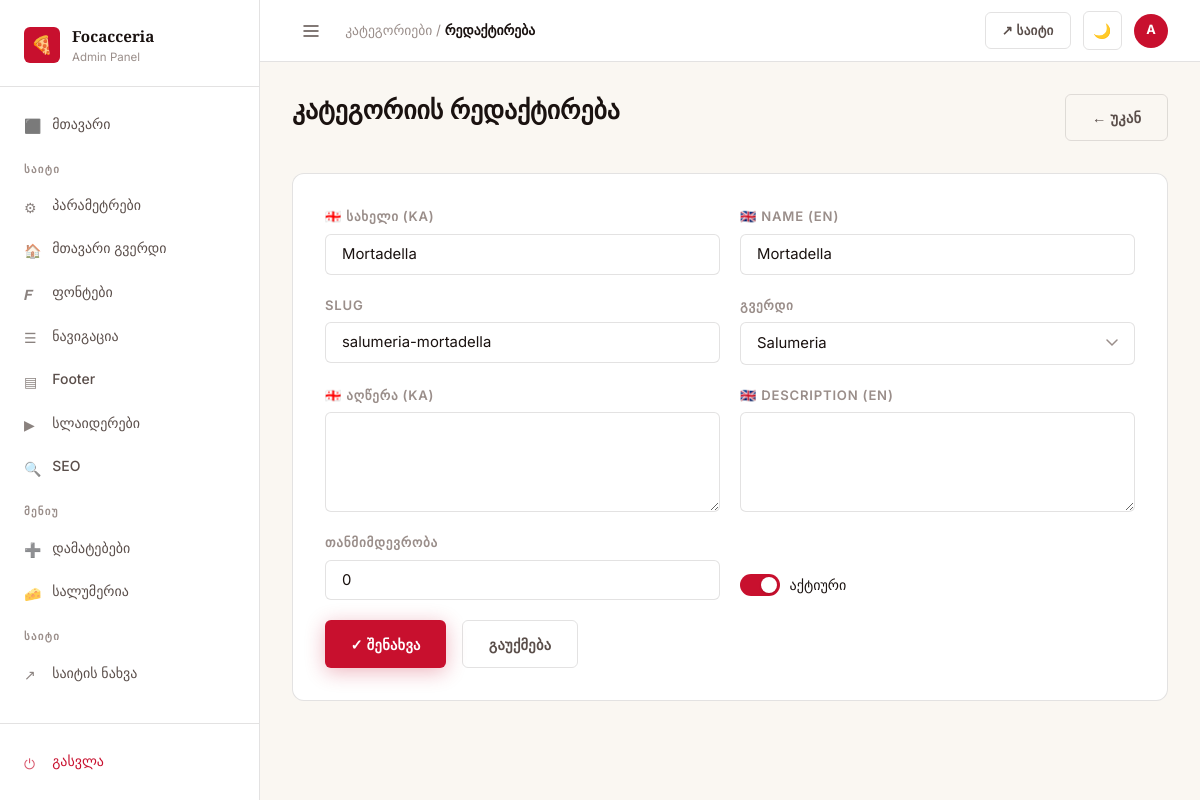
/dashboard/menu/categories/14/edit/ (signed in), run on the app's committed database.
### menu/models.py (models this page shows, shortened)
class MenuCategory(models.Model):
    PAGE_CHOICES = [
        ('menu', 'Menu'),
        ('salumeria', 'Salumeria'),
    ]
    name_ka = models.CharField(max_length=100)
    name_en = models.CharField(max_length=100)
    slug = models.SlugField(unique=True)
    description_ka = models.TextField(blank=True)
    description_en = models.TextField(blank=True)
    page = models.CharField(max_length=20, choices=PAGE_CHOICES, default='menu')
    order = models.PositiveIntegerField(default=0)
    is_active = models.BooleanField(default=True)
    class Meta:
        ordering = ['order']
        verbose_name_plural = 'Menu Categories'

### dashboard/views.py (the view, shortened to what this page needs)
# urls.py: path('menu/categories/<int:pk>/edit/', views.category_edit, name='category_edit'),
@login_required
def category_edit(request, pk):
    cat = get_object_or_404(MenuCategory, pk=pk)
    return render(request, 'dashboard/category_form.html', {'cat': cat})

### core/models.py (called while the page is built)
    @classmethod
    def get_settings(cls):
        obj, _ = cls.objects.get_or_create(pk=1)
        return obj

    @classmethod
    def get_settings(cls):
        obj, _ = cls.objects.get_or_create(pk=1)
        return obj

### templates/dashboard/category_form.html (shortened to what this page needs)
{% extends 'dashboard/base.html' %}
{% block breadcrumb %}კატეგორიები / <strong>რედაქტირება</strong>{% endblock %}
{% block content %}
<div class="page-header">
  <h1 class="page-title">კატეგორიის რედაქტირება</h1>
  <a href="{% if default_page == 'salumeria' or cat.page == 'salumeria' %}{% url 'salumeria_dashboard' %}{% else %}{% url 'menu_categories' %}{% endif %}" class="btn btn-ghost">← უკან</a>
</div>
<form method="post">
  <div class="form-card">
    <div class="form-row">
      <div class="form-group">
        <label class="form-label">🇬🇪 სახელი (KA)</label>
        <input type="text" name="name_ka" value="{{ cat.name_ka }}" class="form-control" required>
      </div>
      <div class="form-group">
        <label class="form-label">🇬🇧 Name (EN)</label>
        <input type="text" name="name_en" value="{{ cat.name_en }}" class="form-control" required>
      </div>
    </div>
    <div class="form-row">
      <div class="form-group">
        <label class="form-label">Slug</label>
        <input type="text" name="slug" value="{{ cat.slug }}" class="form-control" required>
      </div>
      <div class="form-group">
        <label class="form-label">გვერდი</label>
        <select name="page" class="form-control">
          <option value="salumeria" {% if cat.page == 'salumeria' or not cat and default_page == 'salumeria' %}selected{% endif %}>Salumeria</option>
        </select>
      </div>
    </div>
    <div class="form-row">
      <div class="form-group">
        <label class="form-label">🇬🇪 აღწერა (KA)</label>
        <textarea name="description_ka" class="form-control" rows="3">{{ cat.description_ka }}</textarea>
      </div>
      <div class="form-group">
        <label class="form-label">🇬🇧 Description (EN)</label>
        <textarea name="description_en" class="form-control" rows="3">{{ cat.description_en }}</textarea>
      </div>
    </div>
    <div class="form-row">
      <div class="form-group">
        <label class="form-label">თანმიმდევრობა</label>
        <input type="number" name="order" value="{{ cat.order }}" class="form-control" min="0">
      </div>
      <div class="form-group" style="display:flex;align-items:flex-end;padding-bottom:.25rem;">
        <label class="toggle-wrap">
          <span class="toggle"><input type="checkbox" name="is_active" {% if cat.is_active %}checked{% endif %}><span class="toggle-slider"></span></span>
          <span style="font-size:.88rem;">აქტიური</span>
        </label>
      </div>
    </div>
    <div style="display:flex;gap:1rem;">
      <button type="submit" class="btn btn-primary">✓ შენახვა</button>
      <a href="{% if default_page == 'salumeria' or cat.page == 'salumeria' %}{% url 'salumeria_dashboard' %}{% else %}{% url 'menu_categories' %}{% endif %}" class="btn btn-ghost">გაუქმება</a>
    </div>
  </div>
</form>
{% endblock %}

### templates/dashboard/base.html (shortened to what this page needs)
<!DOCTYPE html>
<html lang="ka" data-theme="light">
<head>
  {% load static %}
  <link rel="stylesheet" href="{% static 'css/brand.css' %}">
  <link rel="stylesheet" href="{% static 'css/dashboard.css' %}">
</head>
<body>
{% load static %}
<div class="db-layout">
  <aside class="db-sidebar">
    <div class="sidebar-brand">
      <div class="sidebar-brand-logo">🍕</div>
      <div class="sidebar-brand-text">
        <div class="sidebar-brand-name">Focacceria</div>
        <div class="sidebar-brand-sub">Admin Panel</div>
      </div>
    </div>
    <nav class="sidebar-nav">
      <div class="nav-section">
        <a href="{% url 'dashboard_home' %}" class="nav-link {% block nav_home %}{% endblock %}">
          <span class="icon">⬛</span> მთავარი
        </a>
      </div>
      <div class="nav-section">
        <div class="nav-section-label">საიტი</div>
        <a href="{% url 'site_settings' %}" class="nav-link {% block nav_settings %}{% endblock %}">
          <span class="icon">⚙</span> პარამეტრები
        </a>
        <a href="{% url 'homepage_settings' %}" class="nav-link {% block nav_homepage %}{% endblock %}">
          <span class="icon">🏠</span> მთავარი გვერდი
        </a>
        <a href="{% url 'font_settings' %}" class="nav-link {% block nav_fonts %}{% endblock %}">
          <span class="icon">𝑭</span> ფონტები
        </a>
        <a href="{% url 'navigation' %}" class="nav-link {% block nav_navigation %}{% endblock %}">
          <span class="icon">☰</span> ნავიგაცია
        </a>
        <a href="{% url 'footer' %}" class="nav-link {% block nav_footer %}{% endblock %}">
          <span class="icon">▤</span> Footer
        </a>
        <a href="{% url 'sliders' %}" class="nav-link {% block nav_sliders %}{% endblock %}">
          <span class="icon">▶</span> სლაიდერები
        </a>
        <a href="{% url 'seo_settings' %}" class="nav-link {% block nav_seo %}{% endblock %}">
          <span class="icon">🔍</span> SEO
        </a>
      </div>
      <div class="nav-section">
        <div class="nav-section-label">მენიუ</div>
        <a href="{% url 'addons' %}" class="nav-link {% block nav_addons %}{% endblock %}">
          <span class="icon">➕</span> დამატებები
        </a>
        <a href="{% url 'salumeria_dashboard' %}" class="nav-link {% block nav_salumeria %}{% endblock %}">
          <span class="icon">🧀</span> სალუმერია
        </a>
      </div>
      <div class="nav-section">
        <div class="nav-section-label">საიტი</div>
        <a href="/" target="_blank" class="nav-link">
          <span class="icon">↗</span> საიტის ნახვა
        </a>
      </div>
    </nav>
    <div class="sidebar-footer">
      <a href="{% url 'dashboard_logout' %}" class="nav-link" style="color:var(--accent);">
        <span class="icon">⏻</span> გასვლა
      </a>
    </div>
  </aside>
  <div class="db-main">
    <header class="db-topbar">
      <div class="topbar-left">
        <button class="btn btn-ghost btn-icon" data-sidebar-toggle style="border:none;">
          <svg width="18" height="18" viewBox="0 0 18 18" fill="none">
            <path d="M2 4h14M2 9h14M2 14h14" stroke="currentColor" stroke-width="1.5" stroke-linecap="round"/>
          </svg>
        </button>
        <div class="topbar-breadcrumb">
          {% block breadcrumb %}<strong>Dashboard</strong>{% endblock %}
        </div>
      </div>
      <div class="topbar-right">
        <a href="/" target="_blank" class="btn btn-ghost btn-sm">↗ საიტი</a>
        <button class="btn btn-ghost btn-icon" data-theme-toggle title="Toggle theme">
          <span data-theme-icon>🌙</span>
        </button>
        <div class="topbar-avatar" title="{{ request.user.username }}">
          {{ request.user.username|first|upper }}
        </div>
      </div>
    </header>
    <main class="db-content">
      {% block content %}{% endblock %}
    </main>
  </div>
</div>
</body>
</html>

### static/css/brand.css (style rules this page uses)
:root { --rosso: #C8102E; --rosso-dark: #A00C23; --rosso-light: #E8203E; --rosso-pale: #fceaed; --nero: #1A1210; --nero-soft: #2A2220; --charcoal: #3A3230; --crema: #F5EFE0; --crema-dark: #EDE4D0; --crema-light: #FAF7F2; --oro: #C4A052; --oro-dark: #A8843A; --oro-light: #D4B870; --white: #FFFFFF; --off-white: #FDF9F4; --font-serif: 'Playfair Display', 'Georgia', serif; --font-sans: 'Inter', 'Segoe UI', system-ui, sans-serif; --radius-sm: 6px; --radius-md: 12px; --radius-lg: 20px; --radius-xl: 32px; --shadow-sm: 0 1px 3px rgba(0,0,0,.08), 0 1px 2px rgba(0,0,0,.06); --shadow-md: 0 4px 16px rgba(0,0,0,.10), 0 2px 6px rgba(0,0,0,.07); --shadow-lg: 0 12px 40px rgba(0,0,0,.14), 0 4px 12px rgba(0,0,0,.08); --shadow-rosso: 0 4px 20px rgba(200,16,46,.30); --ease: cubic-bezier(.4,0,.2,1); --transition: .2s var(--ease); }
[data-theme="light"], :root { --bg: var(--crema-light); --bg-card: var(--white); --bg-surface: var(--crema); --bg-hover: var(--crema-dark); --border: rgba(26,18,16,.12); --border-strong: rgba(26,18,16,.22); --text-primary: var(--nero); --text-secondary: #5A4E4A; --text-muted: #9A8E8A; --text-inverse: var(--white); --accent: var(--rosso); --accent-hover: var(--rosso-dark); --accent-pale: var(--rosso-pale); }
*, *::before, *::after { box-sizing: border-box; margin: 0; padding: 0; }
html { font-size: 16px; scroll-behavior: smooth; -webkit-font-smoothing: antialiased; }
body { font-family: var(--font-sans); background: var(--bg); color: var(--text-primary); line-height: 1.6; transition: background var(--transition), color var(--transition); }
h1, h2, h3, h4, h5, h6 { font-family: var(--font-serif); line-height: 1.25; color: var(--text-primary); }
h1 { font-size: clamp(2rem, 5vw, 3.5rem); }
a { color: var(--accent); text-decoration: none; transition: color var(--transition); }
.btn { display: inline-flex; align-items: center; gap: .5rem; padding: .7rem 1.6rem; border-radius: var(--radius-sm); font-family: var(--font-sans); font-size: .9rem; font-weight: 600; letter-spacing: .02em; cursor: pointer; border: none; transition: all var(--transition); white-space: nowrap; }
.btn-primary { background: var(--accent); color: #fff; box-shadow: var(--shadow-rosso); }
.btn-ghost { background: transparent; color: var(--text-secondary); border: 1.5px solid var(--border); }
.btn-sm { padding: .45rem 1rem; font-size: .82rem; }
.btn-icon { padding: .6rem; border-radius: var(--radius-sm); }
.form-group { margin-bottom: 1.25rem; }
.form-label { display: block; font-size: .82rem; font-weight: 600; color: var(--text-muted); text-transform: uppercase; letter-spacing: .06em; margin-bottom: .4rem; }
.form-control { display: block; width: 100%; padding: .65rem 1rem; font-size: .93rem; font-family: var(--font-sans); color: var(--text-primary); background: var(--bg-card); border: 1.5px solid var(--border); border-radius: var(--radius-sm); transition: border-color var(--transition), box-shadow var(--transition); appearance: none; }
.form-control::placeholder { color: var(--text-muted); }
textarea.form-control { resize: vertical; min-height: 100px; }
select.form-control { background-repeat: no-repeat; background-position: right 1rem center; padding-right: 2.5rem; }
.toggle-wrap { display: flex; align-items: center; gap: .6rem; cursor: pointer; }
.toggle { position: relative; width: 40px; height: 22px; flex-shrink: 0; }
.toggle-slider { position: absolute; inset: 0; background: var(--border-strong); border-radius: 50px; transition: background var(--transition); }
.toggle-slider::before { content: ''; position: absolute; height: 16px; width: 16px; left: 3px; top: 3px; background: white; border-radius: 50%; transition: transform var(--transition); box-shadow: var(--shadow-sm); }
.toggle input:checked + .toggle-slider { background: var(--accent); }
.toggle input:checked + .toggle-slider::before { transform: translateX(18px); }

### data on the page
MenuCategory: name_ka "Mortadella", name_en "Mortadella", slug "salumeria-mortadella", page "Salumeria", order "0"

### other printed values
{{ request.user.username|first|upper }} "A"
